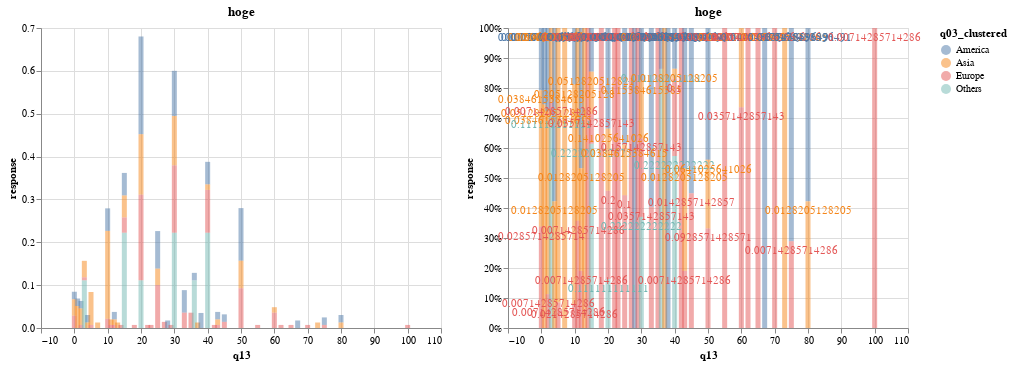

Write notebook code for a chart like this one.
### Code cell
g, h = ti.core.hbar(q03_merged, x="q13", color="q03_clustered", title="hoge")
h

### Figure 1 — Vega-Lite specification as saved in the notebook (floating-point values rounded to 4 significant figures)
{"config": {"view": {"continuousWidth": 300, "continuousHeight": 300}}, "hconcat": [{"mark": {"type": "bar", "opacity": 0.5, "tooltip": true}, "encoding": {"color": {"field": "q03_clustered", "type": "nominal"}, "x": {"field": "q13", "type": "quantitative"}, "y": {"field": "response", "type": "quantitative"}}, "title": "hoge", "width": 400}, {"layer": [{"mark": {"type": "bar", "opacity": 0.5, "tooltip": true}, "encoding": {"color": {"field": "q03_clustered", "type": "nominal"}, "x": {"field": "q13", "type": "quantitative"}, "y": {"field": "response", "stack": "normalize", "type": "quantitative"}}, "title": "hoge"}, {"mark": {"type": "text", "dy": 10}, "encoding": {"color": {"field": "q03_clustered", "type": "nominal"}, "text": {"field": "response", "type": "quantitative"}, "x": {"field": "q13", "type": "quantitative"}, "y": {"field": "response", "stack": "normalize", "type": "quantitative"}}, "title": "hoge"}], "width": 400}], "data": {"name": "data-7f934bbe201e909896d7dc949847dc36"}, "$schema": "https://vega.github.io/schema/vega-lite/v5.8.0.json", "datasets": {"data-7f934bbe201e909896d7dc949847dc36": [{"q13": 0, "q03_clustered": "America", "response": 0.01754}, {"q13": 0, "q03_clustered": "Asia", "response": 0.03846}, {"q13": 0, "q03_clustered": "Europe", "response": 0.02857}, {"q13": 1, "q03_clustered": "America", "response": 0.01754}, {"q13": 1, "q03_clustered": "Asia", "response": 0.05128}, {"q13": 2, "q03_clustered": "America", "response": 0.01754}, {"q13": 2, "q03_clustered": "Asia", "response": 0.03846}, {"q13": 2, "q03_clustered": "Europe", "response": 0.007143}, {"q13": 3, "q03_clustered": "Asia", "response": 0.03846}, {"q13": 3, "q03_clustered": "Europe", "response": 0.007143}, {"q13": 3, "q03_clustered": "Others", "response": 0.1111}, {"q13": 4, "q03_clustered": "America", "response": 0.01754}, {"q13": 4, "q03_clustered": "Asia", "response": 0.01282}, {"q13": 5, "q03_clustered": "Asia", "response": 0.07692}, {"q13": 5, "q03_clustered": "Europe", "response": 0.007143}, {"q13": 7, "q03_clustered": "Asia", "response": 0.01282}, {"q13": 10, "q03_clustered": "America", "response": 0.05263}, {"q13": 10, "q03_clustered": "Asia", "response": 0.2051}, {"q13": 10, "q03_clustered": "Europe", "response": 0.02143}, {"q13": 11, "q03_clustered": "Asia", "response": 0.01282}, {"q13": 11, "q03_clustered": "Europe", "response": 0.007143}, {"q13": 12, "q03_clustered": "America", "response": 0.01754}, {"q13": 12, "q03_clustered": "Asia", "response": 0.01282}, {"q13": 12, "q03_clustered": "Europe", "response": 0.007143}, {"q13": 13, "q03_clustered": "Asia", "response": 0.01282}, {"q13": 14, "q03_clustered": "Europe", "response": 0.007143}, {"q13": 15, "q03_clustered": "America", "response": 0.05263}, {"q13": 15, "q03_clustered": "Asia", "response": 0.05128}, {"q13": 15, "q03_clustered": "Europe", "response": 0.03571}, {"q13": 15, "q03_clustered": "Others", "response": 0.2222}, {"q13": 18, "q03_clustered": "Europe", "response": 0.007143}, {"q13": 20, "q03_clustered": "America", "response": 0.2281}, {"q13": 20, "q03_clustered": "Asia", "response": 0.141}, {"q13": 20, "q03_clustered": "Europe", "response": 0.2}, {"q13": 20, "q03_clustered": "Others", "response": 0.1111}, {"q13": 22, "q03_clustered": "Europe", "response": 0.007143}, {"q13": 23, "q03_clustered": "Europe", "response": 0.007143}, {"q13": 25, "q03_clustered": "America", "response": 0.08772}, {"q13": 25, "q03_clustered": "Asia", "response": 0.03846}, {"q13": 25, "q03_clustered": "Europe", "response": 0.1}, {"q13": 27, "q03_clustered": "Europe", "response": 0.01429}, {"q13": 28, "q03_clustered": "America", "response": 0.01754}, {"q13": 29, "q03_clustered": "Europe", "response": 0.007143}, {"q13": 30, "q03_clustered": "America", "response": 0.1053}, {"q13": 30, "q03_clustered": "Asia", "response": 0.1154}, {"q13": 30, "q03_clustered": "Europe", "response": 0.1571}, {"q13": 30, "q03_clustered": "Others", "response": 0.2222}, {"q13": 33, "q03_clustered": "America", "response": 0.05263}, {"q13": 33, "q03_clustered": "Europe", "response": 0.03571}, {"q13": 35, "q03_clustered": "Europe", "response": 0.03571}, {"q13": 36, "q03_clustered": "America", "response": 0.01754}, {"q13": 36, "q03_clustered": "Others", "response": 0.1111}, {"q13": 37, "q03_clustered": "Asia", "response": 0.01282}, {"q13": 38, "q03_clustered": "America", "response": 0.03509}, {"q13": 40, "q03_clustered": "America", "response": 0.05263}, {"q13": 40, "q03_clustered": "Asia", "response": 0.01282}, {"q13": 40, "q03_clustered": "Europe", "response": 0.1}, {"q13": 40, "q03_clustered": "Others", "response": 0.2222}, {"q13": 42, "q03_clustered": "Europe", "response": 0.007143}, {"q13": 43, "q03_clustered": "America", "response": 0.01754}, {"q13": 43, "q03_clustered": "Asia", "response": 0.01282}, {"q13": 43, "q03_clustered": "Europe", "response": 0.007143}, {"q13": 45, "q03_clustered": "America", "response": 0.01754}, {"q13": 45, "q03_clustered": "Europe", "response": 0.01429}, {"q13": 50, "q03_clustered": "America", "response": 0.1228}, {"q13": 50, "q03_clustered": "Asia", "response": 0.0641}, {"q13": 50, "q03_clustered": "Europe", "response": 0.09286}, {"q13": 55, "q03_clustered": "Europe", "response": 0.007143}, {"q13": 60, "q03_clustered": "Asia", "response": 0.01282}, {"q13": 60, "q03_clustered": "Europe", "response": 0.03571}, {"q13": 62, "q03_clustered": "Europe", "response": 0.007143}, {"q13": 65, "q03_clustered": "Europe", "response": 0.007143}, {"q13": 67, "q03_clustered": "America", "response": 0.01754}, {"q13": 70, "q03_clustered": "Europe", "response": 0.007143}, {"q13": 73, "q03_clustered": "Asia", "response": 0.01282}, {"q13": 75, "q03_clustered": "America", "response": 0.01754}, {"q13": 75, "q03_clustered": "Europe", "response": 0.007143}, {"q13": 80, "q03_clustered": "America", "response": 0.01754}, {"q13": 80, "q03_clustered": "Asia", "response": 0.01282}, {"q13": 100, "q03_clustered": "Europe", "response": 0.007143}]}}
